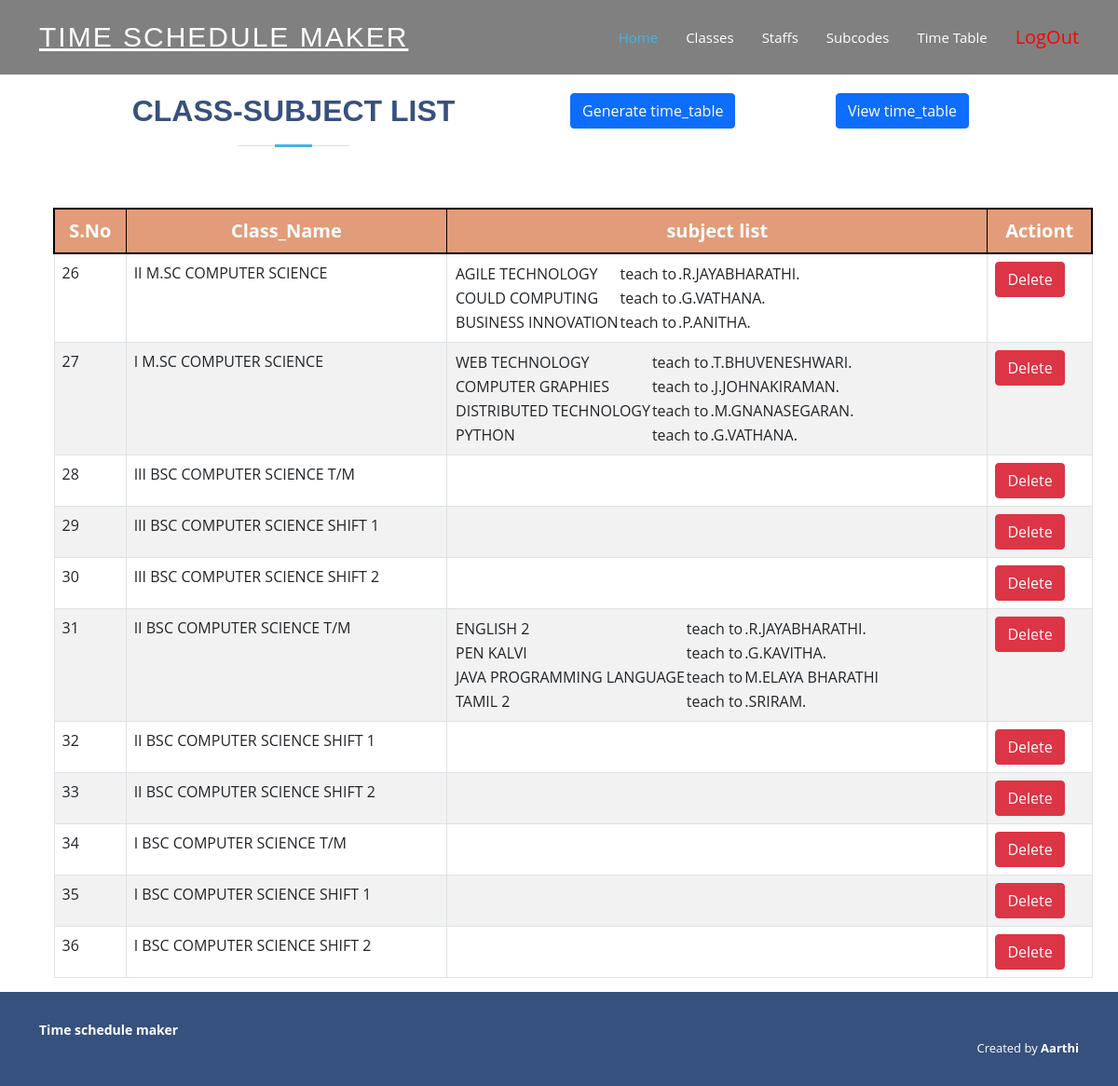
Page /admin/index.php?info=time_table (signed in) on the committed database.
### tables this page shows
CREATE TABLE `classes` (
  `id` int(30) NOT NULL,
  `name` varchar(50) NOT NULL,
  `alias` varchar(30) DEFAULT NULL
);

CREATE TABLE `class_subjects` (
  `id` int(30) NOT NULL,
  `class_id` int(30) NOT NULL,
  `subject_staff_id` int(30) NOT NULL,
  `subject_id` int(30) NOT NULL,
  `staff_id` int(30) DEFAULT NULL
);

CREATE TABLE `subjects` (
  `id` int(30) NOT NULL,
  `name` varchar(50) NOT NULL,
  `alias` varchar(30) DEFAULT NULL,
  `subcode` varchar(30) NOT NULL
);

CREATE TABLE `staffs` (
  `id` int(11) NOT NULL,
  `name` varchar(30) NOT NULL,
  `email` varchar(50) DEFAULT NULL,
  `password` varchar(40) DEFAULT NULL,
  `alias` varchar(10) NOT NULL,
  `is_available` tinyint(1) NOT NULL
);

### admin/time_table.php (the view, shortened to what this page needs)
<?php
  extract($_POST);
?>
<div class="container" style="margin-top:100px;">
<div class="row">
          <div class="col-md-6">
          <div class="section-title">
          <h2>Class-subject List</h2>
        </div>
          </div>
          <div class="col-md-3">
          <a href="generate_time_table.php"  target="_blank" class="btn btn-primary">Generate time_table</a>
          </div>
          <div class="col-md-3">
          <a href="index.php?info=view_time_table"  class="btn btn-primary">View time_table</a>
          </div>
         </div>
<table class='table table-responsive table-bordered table-striped table-hover' style=margin:15px;>
<tr style="font-size:20px;text-align:center;border:2px solid black;background-color: #EEA47F;color:white;">
    <th>S.No</th>
    <th>Class_Name</th>
    <th>subject list</th>
    <th>Actiont</th>
  </tr>
  <?php
	$que=mysqli_query($con,"select * from classes");
	while($row=mysqli_fetch_array($que))
	{
  ?>
  <tr>
    <td><?php echo $row['id'];?></td>
    <td ><?php echo $row['name'];?></td>
    <td>
        <table>
            <?php
            $class_id = $row['id'];
            $class_subject_query = mysqli_query($con,"select * from class_subjects where class_id='$class_id'");
           while($class_subject_row = mysqli_fetch_array($class_subject_query)){
               $subject_id = $class_subject_row['subject_id'];
               $subject_query = mysqli_query($con,"select name from subjects where id='$subject_id'");
               $subject_row = mysqli_fetch_array($subject_query);
               $staff_id = $class_subject_row['subject_staff_id'];
               $staff_query = mysqli_query($con,"select name from staffs where id='$staff_id'");
               $staff_row = mysqli_fetch_array($staff_query);
             echo "<tr><td>".$subject_row['name']."</td><td>teach to</td> <td>".$staff_row['name']."</td></tr>";
           }
            ?>
        </table>
    </td>
    <td>
    <a href="index.php?info=class_subject&delete_id=<?php echo$row['id']?>" class="btn btn-danger">Delete</a>
    </td>
  </tr>
  <?php
  }
  ?>
</table>
</div>

### assets/css/style.css (style rules this page uses)
body { font-family: "Open Sans", sans-serif; color: #444444; }
a { color: #47b2e4; text-decoration: none; }
h1, h2, h3, h4, h5, h6 { font-family: "Jost", sans-serif; }
.section-title { text-align: center; padding-bottom: 30px; }
.section-title h2 { font-size: 32px; font-weight: bold; text-transform: uppercase; margin-bottom: 20px; padding-bottom: 20px; position: relative; color: #37517e; }
.section-title h2::before { content: ""; position: absolute; display: block; width: 120px; height: 1px; background: #ddd; bottom: 1px; left: calc(50% - 60px); }
.section-title h2::after { content: ""; position: absolute; display: block; width: 40px; height: 3px; background: #47b2e4; bottom: 0; left: calc(50% - 20px); }

### rows in the picture
classes: id "26", name "II M.SC COMPUTER SCIENCE"
class_subjects: subject.name "AGILE TECHNOLOGY", staff.name ".R.JAYABHARATHI."
class_subjects: subject.name "COULD COMPUTING", staffs.name ".G.VATHANA."
class_subjects: subject.name "BUSINESS INNOVATION", staffs.name ".P.ANITHA."
classes: id "27", name "I M.SC COMPUTER SCIENCE"
class_subjects: subject.name "WEB TECHNOLOGY", staffs.name ".T.BHUVENESHWARI."
class_subjects: subject.name "COMPUTER GRAPHIES", staffs.name ".J.JOHNAKIRAMAN."
class_subjects: subject.name "DISTRIBUTED TECHNOLOGY", staffs.name ".M.GNANASEGARAN."
class_subjects: subject.name "PYTHON", staffs.name ".G.VATHANA."
classes: id "28", name "III BSC COMPUTER SCIENCE T/M"
classes: id "29", name "III BSC COMPUTER SCIENCE SHIFT 1"
classes: id "30", name "III BSC COMPUTER SCIENCE SHIFT 2"
classes: id "31", name "II BSC COMPUTER SCIENCE T/M"
class_subjects: subject.name "ENGLISH 2", staff.name ".R.JAYABHARATHI."
class_subjects: subject.name "PEN KALVI", staffs.name ".G.KAVITHA."
class_subjects: subject.name "JAVA PROGRAMMING LANGUAGE", staffs.name "M.ELAYA BHARATHI"
class_subjects: subject.name "TAMIL 2", staffs.name ".SRIRAM."
classes: id "32", name "II BSC COMPUTER SCIENCE SHIFT 1"
classes: id "33", name "II BSC COMPUTER SCIENCE SHIFT 2"
classes: id "34", name "I BSC COMPUTER SCIENCE T/M"
classes: id "35", name "I BSC COMPUTER SCIENCE SHIFT 1"
classes: id "36", name "I BSC COMPUTER SCIENCE SHIFT 2"
